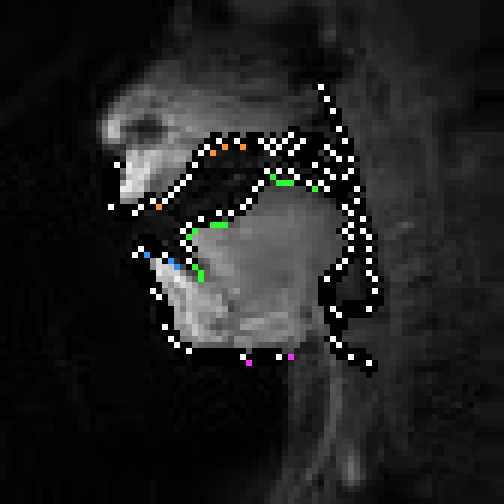
#> input picture artifacts/research/annot16_dense_validation/overlay/sub061_topic1_frame-1005_dense-handmade.png, 504 x 504 px; its folder holds only this picture in this run
$ python -i test_segmentation_roi.py   (imports and definitions only)
#> lines starting #> are read from the running program, lines starting #| are printed output that depends on the picture
#> further down, picture is the input picture: shape (504, 504, 3); mean B, G, R 30.8, 33.8, 31.6
#!/usr/bin/env python3
"""
Improved Vocal Tract Segmentation with ROI Focusing
Addresses the background contamination issue by focusing on vocal tract region.
"""

import sys
import os
import numpy as np
import matplotlib
# [1 line not run here, left out]
import matplotlib.pyplot as plt
import cv2
from skimage.filters import threshold_otsu

sys.path.insert(0, os.path.dirname(os.path.dirname(os.path.abspath(__file__))))
from src.preprocessing.hddb_data_loader import HDDBLoader

# [34 lines left out: function extract_roi, not called in this run]

def segment_vocal_tract(frame, method='manual', threshold_val=100):
    """
    Segment vocal tract from MRI frame.

    Args:
        frame: MRI frame (normalized to 0-255)
        method: 'otsu', 'manual', or 'adaptive'
        threshold_val: Threshold value for manual method

    Returns:
        binary_mask: Binary segmentation mask
        thresh_val: Threshold value used
    """
#> called with method = 'manual', threshold_val = 100
    # Smooth
    blurred = cv2.GaussianBlur(frame, (5, 5), 0)

    if method == 'otsu':
        # Otsu thresholding
        thresh_val = threshold_otsu(blurred)
        binary_mask = (blurred < thresh_val).astype(np.uint8) * 255

    elif method == 'manual':
        # Manual threshold
        binary_mask = (blurred < threshold_val).astype(np.uint8) * 255
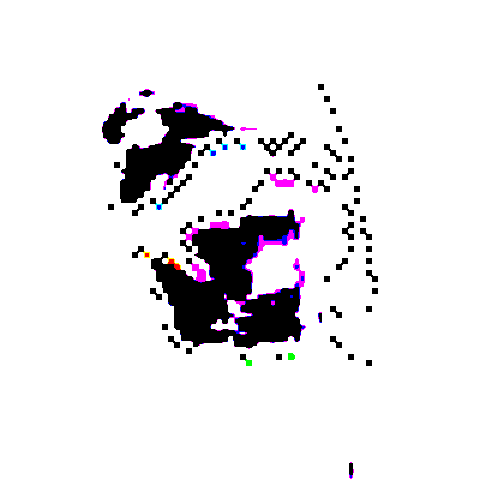
#> binary_mask: shape (504, 504, 3); mean B, G, R 235.1, 232.9, 234.5
        thresh_val = threshold_val

    elif method == 'adaptive':
        # Adaptive thresholding
        binary_mask = cv2.adaptiveThreshold(
            blurred, 255,
            cv2.ADAPTIVE_THRESH_GAUSSIAN_C,
            cv2.THRESH_BINARY_INV,
            blockSize=11,
            C=2
        )
        thresh_val = 'adaptive'

    # Morphological operations
    kernel = np.ones((3, 3), np.uint8)
    processed = cv2.morphologyEx(binary_mask, cv2.MORPH_OPEN, kernel, iterations=1)
    processed = cv2.morphologyEx(processed, cv2.MORPH_CLOSE, kernel, iterations=1)

    return processed, thresh_val

# [201 lines left out: function test_roi_segmentation, not called in this run]

# [2 lines not run here, left out]

>>> import cv2
>>> picture = cv2.imread('../artifacts/research/annot16_dense_validation/overlay/sub061_topic1_frame-1005_dense-handmade.png')
>>> result = segment_vocal_tract(picture)

$ run again, on artifacts/research/annot16_dense_validation/overlay/sub061_topic1_frame-2516_dense-handmade.png
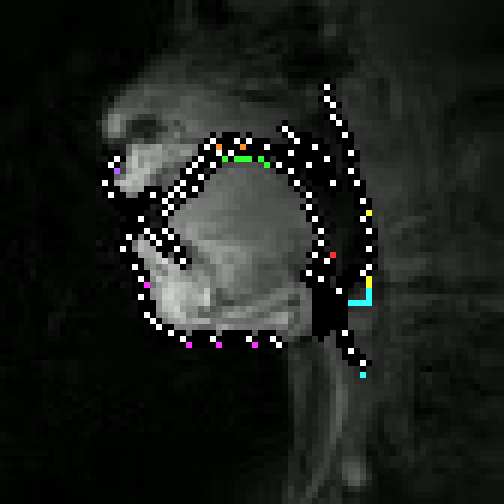
#> input picture artifacts/research/annot16_dense_validation/overlay/sub061_topic1_frame-2516_dense-handmade.png, 504 x 504 px
#> picture is the input picture: shape (504, 504, 3); mean B, G, R 28.9, 31.7, 29.7
#> in segment_vocal_tract, `binary_mask = (blurred < threshold_val).astype(np.uint8) * 255`:
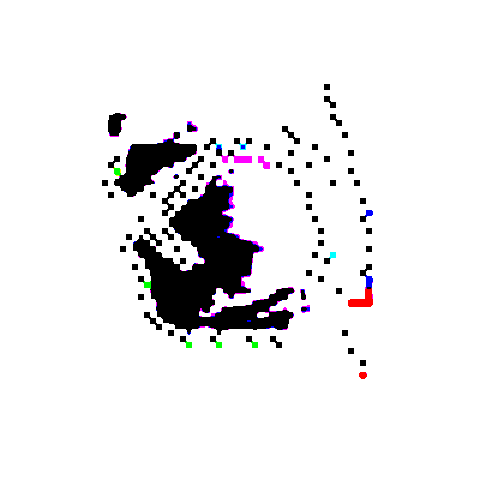
#> binary_mask: shape (504, 504, 3); mean B, G, R 237.6, 236.5, 237.4
